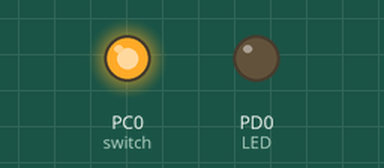
The program below on a simulated ATmega8, built with avr-gcc and emulated at 16 MHz. Shown: output pins drawn as LEDs (lit = HIGH). At 0.0 s the program stops and its outputs stay as they are.

Above: at 0.1 s.
Timing chart, 0 to 1.5 s (numbered marks = the images above):
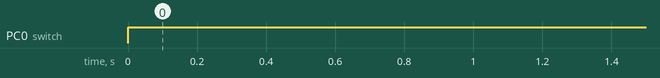

Measured:
- by itself, PC0 (switch): LOW → HIGH at 0.00 s

The program:

main.c
```c
/* BUTTON ON-OFF-LED.c
 * Created: 4/22/2022 1:41:04 ìì
 * Author: ÃÅÙÑÃÉÁÄÇÓ ÃÅÙÑÃÉÏÓ
 */

#define F_CPU 16000000UL
#include <avr/io.h>
#include <util/delay.h>

int main(void)
{

    DDRC=0b00000001;
    DDRD=0b00000001;
    //PORTD |= (1<<PIND0)??
    PORTC |= (1<<PINC0);

    char button_pressed = 0;

    while (1) //infinite loop
    {
        if (PINC & (1<<PINC0)) //If switch is released
        {
            if(button_pressed)
                PORTD ^= (1<<PIND0); //Toggle LED

            button_pressed = 0;
        }
        else //If switch is pressed.
            button_pressed = 1;
    }
}
```
